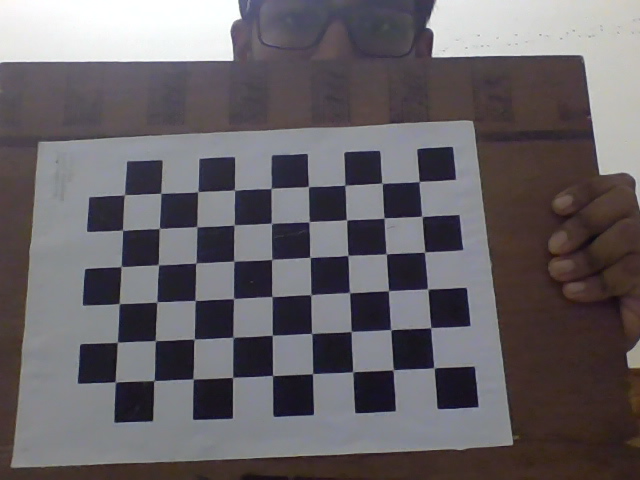
#> input picture Calibration+Distance/aruco markers/images/image0.png, 640 x 480 px, found by its file name; its folder holds only this picture in this run
$ python camera_calibaration.py
#> lines starting #> are read from the running program, lines starting #| are printed output that depends on the picture
import cv2 as cv
import os
import numpy as np

# Checker board size
CHESS_BOARD_DIM = (9, 6)

# The size of Square in the checker board.
SQUARE_SIZE = 24  # millimeters

# termination criteria
criteria = (cv.TERM_CRITERIA_EPS + cv.TERM_CRITERIA_MAX_ITER, 30, 0.001)


calib_data_path = "../calib_data"
CHECK_DIR = os.path.isdir(calib_data_path)


if not CHECK_DIR:
    os.makedirs(calib_data_path)
    print(f'"{calib_data_path}" Directory is created')

else:
    print(f'"{calib_data_path}" Directory already Exists.')

# prepare object points, like (0,0,0), (1,0,0), (2,0,0) ....,(6,5,0)
obj_3D = np.zeros((CHESS_BOARD_DIM[0] * CHESS_BOARD_DIM[1], 3), np.float32)

obj_3D[:, :2] = np.mgrid[0 : CHESS_BOARD_DIM[0], 0 : CHESS_BOARD_DIM[1]].T.reshape(
    -1, 2
)
obj_3D *= SQUARE_SIZE

# Arrays to store object points and image points from all the images.
obj_points_3D = []  # 3d point in real world space
img_points_2D = []  # 2d points in image plane.

# The images directory path
image_dir_path = "images"
files = os.listdir(image_dir_path)
print(files)
for file in files:
    imagePath = os.path.join(image_dir_path, file)
    image = cv.imread(imagePath)
#> image is the input picture: shape (480, 640, 3); mean B, G, R 102.9, 98.7, 103.4
    grayScale = cv.cvtColor(image, cv.COLOR_BGR2GRAY)
    ret, corners = cv.findChessboardCorners(image, CHESS_BOARD_DIM, None)
#> ret = True; corners = 54 rows, first 8: [434.1, 368], [391.6, 370.2], [352.6, 371.8], [312.3, 374.1], [272.9, 375.4], [232.3, 377.5], [192.8, 379], [154, 380.5]
    if ret == True:
        obj_points_3D.append(obj_3D)
        corners2 = cv.cornerSubPix(grayScale, corners, (3, 3), (-1, -1), criteria)
#> corners2 = 54 rows, first 8: [434, 367.9], [393.1, 369.9], [352.7, 371.8], [312.5, 373.6], [272.6, 375.5], [232.5, 377.5], [193.1, 378.9], [153.9, 380.5]
        img_points_2D.append(corners2)

        img = cv.drawChessboardCorners(image, CHESS_BOARD_DIM, corners2, ret)
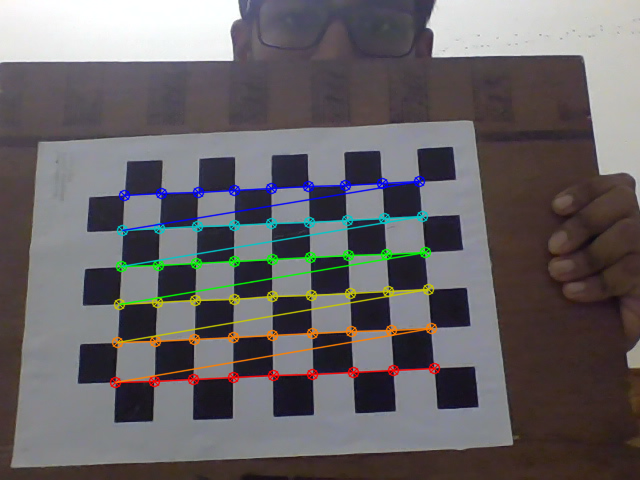
#> img: shape (480, 640, 3); mean B, G, R 102.4, 99.9, 104

cv.destroyAllWindows()
# h, w = image.shape[:2]
ret, mtx, dist, rvecs, tvecs = cv.calibrateCamera(
    obj_points_3D, img_points_2D, grayScale.shape[::-1], None, None
)
#> ret = 0.243; mtx = [[1241.4, 0, 436.3], [0, 1338.9, 202.8], [0, 0, 1]]; dist = [[0.984, -9.43, -0.0193, 0.0847, 35.9]]; rvecs = ([-0.0708, 0.827, 2.97],); tvecs = ([-2.28, 89.77, 730.4],)
print("calibrated")

print("duming the data into one files using numpy ")
np.savez(
    f"{calib_data_path}/MultiMatrix",
    camMatrix=mtx,
    distCoef=dist,
    rVector=rvecs,
    tVector=tvecs,
)

print("-------------------------------------------")

print("loading data stored using numpy savez function\n \n \n")

data = np.load(f"{calib_data_path}/MultiMatrix.npz")

camMatrix = data["camMatrix"]
distCof = data["distCoef"]
rVector = data["rVector"]
tVector = data["tVector"]

print("loaded calibration data successfully")

$ run again, on Calibration+Distance/aruco markers/images/image12.png
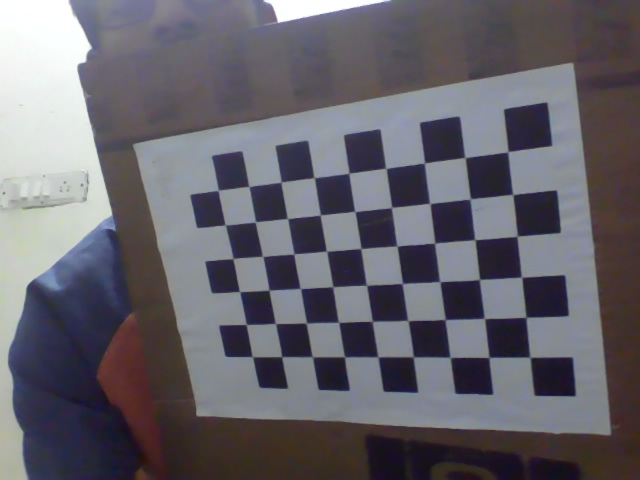
#> input picture Calibration+Distance/aruco markers/images/image12.png, 640 x 480 px, found by its file name
#> image is the input picture: shape (480, 640, 3); mean B, G, R 107.8, 99.9, 102.3
#> `grayScale = cv.cvtColor(image, cv.COLOR_BGR2GRAY)`:
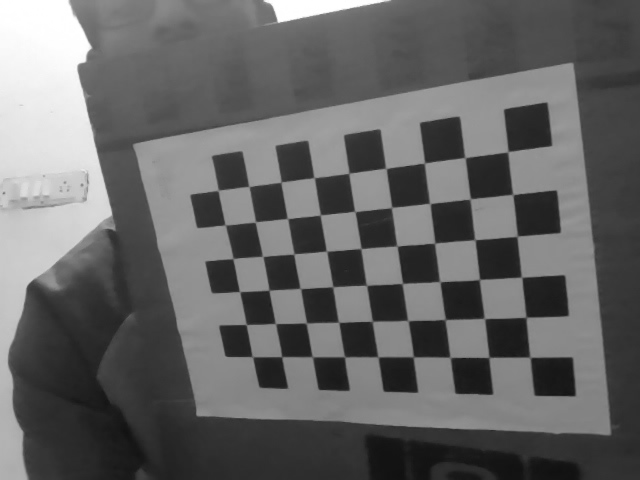
#> grayScale: shape (480, 640); min 16, max 255, mean 101.5
#> `ret, corners = cv.findChessboardCorners(image, CHESS_BOARD_DIM, None)`: ret = True; corners = 54 rows, first 8: [531.4, 357.9], [489.6, 356.6], [451.2, 358.1], [414, 356.2], [379.1, 357.5], [344.7, 356.8], [311.4, 355.8], [281.7, 356.8]
#> corners2 = 54 rows, first 8: [530.2, 357.5], [489, 357.3], [450.1, 357.5], [413.4, 356.9], [378.1, 357], [344.7, 356.9], [312.3, 356.7], [281.7, 356.7]
#> `img = cv.drawChessboardCorners(image, CHESS_BOARD_DIM, corners2, ret)`:
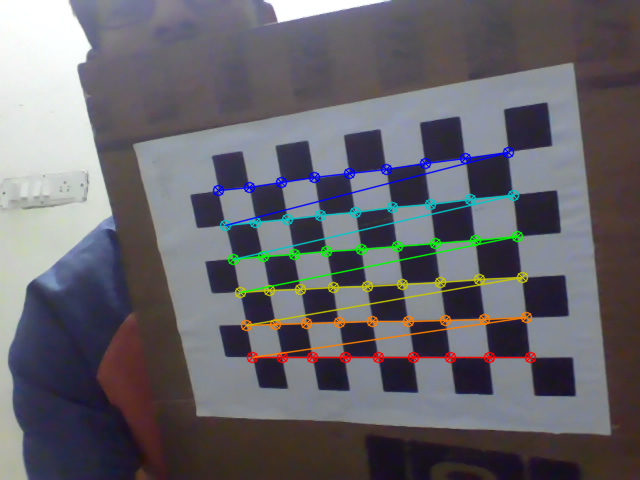
#> img: shape (480, 640, 3); mean B, G, R 107.2, 100.8, 102.7
#> `ret, mtx, dist, rvecs, tvecs = cv.calibrateCamera( obj_points_3D, img_..`: ret = 0.343; mtx = [[705, 0, 143], [0, 794.4, 184.5], [0, 0, 1]]; dist = [[0.411, -0.859, -0.00868, -0.0651, 1]]; rvecs = ([0.73, -0.437, 2.83],); tvecs = ([250.8, 96.49, 440.6],)

$ run again, on Calibration+Distance/aruco markers/images/image13.png
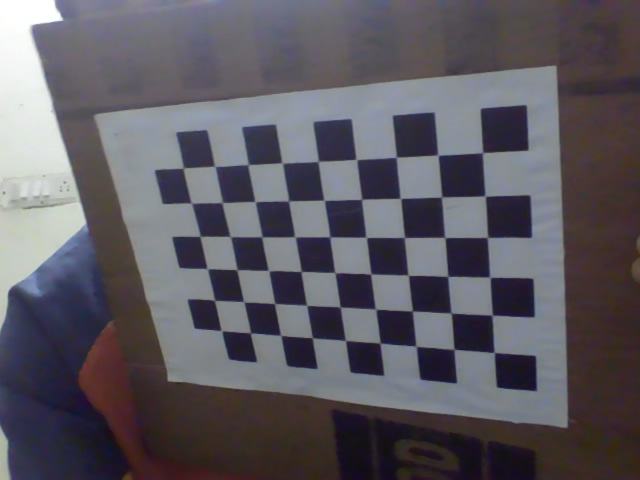
#> input picture Calibration+Distance/aruco markers/images/image13.png, 640 x 480 px, found by its file name
#> image is the input picture: shape (480, 640, 3); mean B, G, R 97.4, 89.7, 93
#> `grayScale = cv.cvtColor(image, cv.COLOR_BGR2GRAY)`:
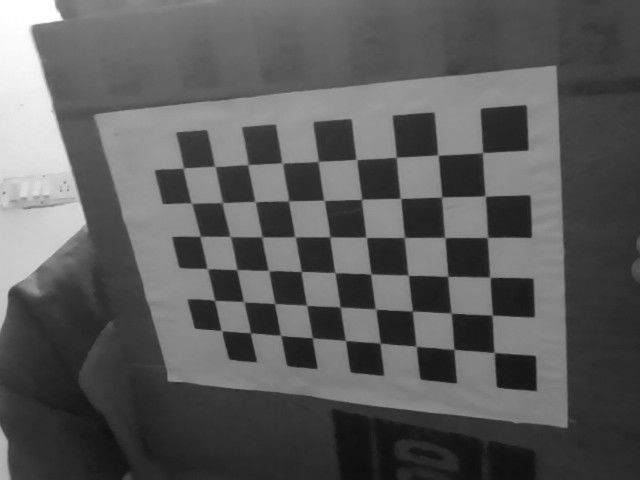
#> grayScale: shape (480, 640); min 14, max 255, mean 91.5
#> `ret, corners = cv.findChessboardCorners(image, CHESS_BOARD_DIM, None)`: ret = True; corners = 54 rows, first 8: [493.9, 352.1], [454.4, 349.2], [414, 343], [380.1, 343.4], [345.6, 340.6], [312.5, 337.7], [280.6, 335.5], [250.5, 333]
#> corners2 = 54 rows, first 8: [494.2, 352.4], [454.2, 349.2], [414, 343], [380.1, 343.3], [345.5, 340.6], [312.4, 337.7], [280.7, 335.4], [250.5, 332.9]
#> `img = cv.drawChessboardCorners(image, CHESS_BOARD_DIM, corners2, ret)`:
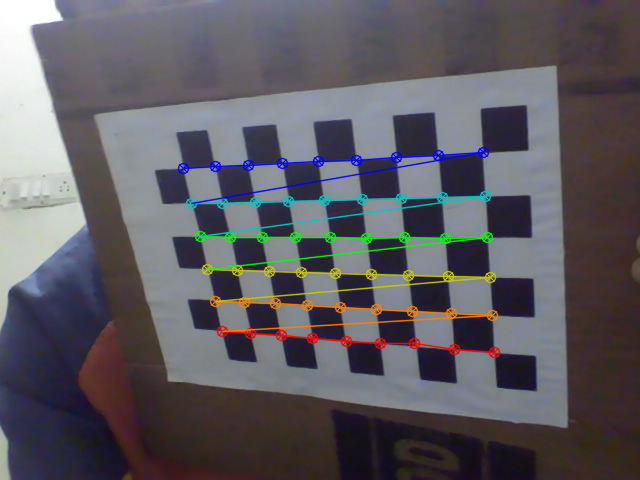
#> img: shape (480, 640, 3); mean B, G, R 96.8, 90.7, 93.4
#> `ret, mtx, dist, rvecs, tvecs = cv.calibrateCamera( obj_points_3D, img_..`: ret = 0.531; mtx = [[637.3, 0, 199.9], [0, 723.2, 162.6], [0, 0, 1]]; dist = [[0.314, -1.32, -0.00975, -0.0462, 2.51]]; rvecs = ([0.698, -0.638, 2.84],); tvecs = ([186.4, 103.7, 388.9],)

$ run again, on Calibration+Distance/aruco markers/images/image14.png
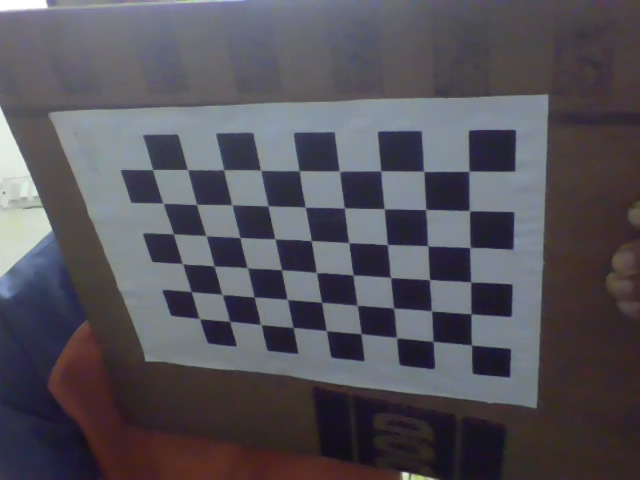
#> input picture Calibration+Distance/aruco markers/images/image14.png, 640 x 480 px, found by its file name
#> image is the input picture: shape (480, 640, 3); mean B, G, R 89.9, 82.3, 84.9
#> `grayScale = cv.cvtColor(image, cv.COLOR_BGR2GRAY)`:
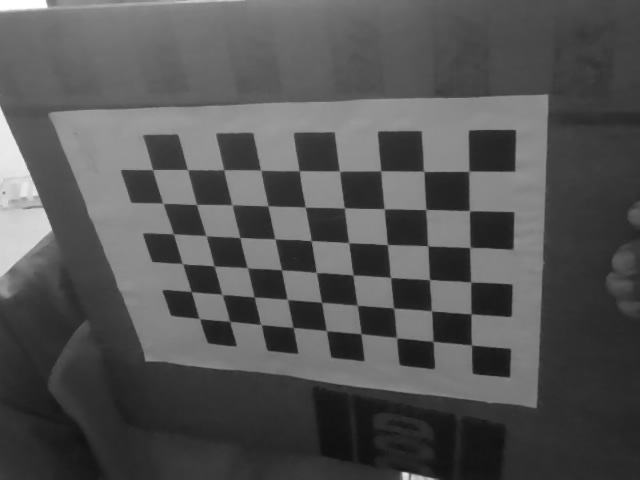
#> grayScale: shape (480, 640); min 16, max 255, mean 83.9
#> `ret, corners = cv.findChessboardCorners(image, CHESS_BOARD_DIM, None)`: ret = True; corners = 54 rows, first 8: [471.4, 345], [432.7, 341.4], [396.8, 338], [360.9, 333.8], [326.4, 330.7], [293.3, 327.4], [260.8, 324.4], [230.1, 321.6]
#> corners2 = 54 rows, first 8: [471.5, 344.9], [432.8, 341.4], [396.7, 337.8], [360.8, 333.7], [326.4, 330.7], [293.3, 327.5], [261, 324.5], [229.8, 321.5]
#> `img = cv.drawChessboardCorners(image, CHESS_BOARD_DIM, corners2, ret)`:
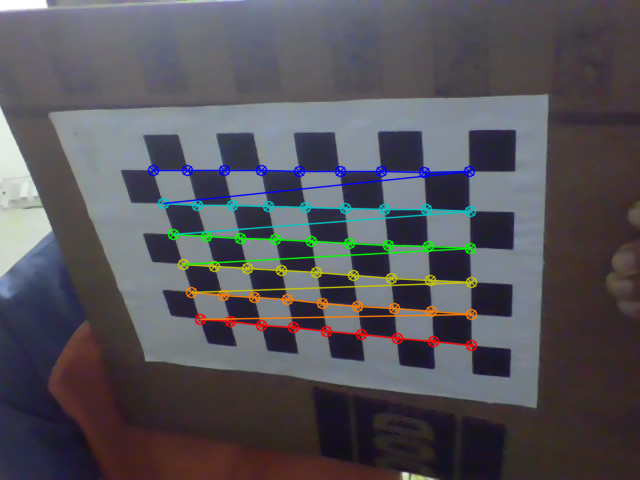
#> img: shape (480, 640, 3); mean B, G, R 89.4, 83.4, 85.4
#> `ret, mtx, dist, rvecs, tvecs = cv.calibrateCamera( obj_points_3D, img_..`: ret = 0.438; mtx = [[708.8, 0, 187.9], [0, 782.7, 196.9], [0, 0, 1]]; dist = [[0.363, -1.89, -0.0102, -0.0671, 4.56]]; rvecs = ([0.658, -0.958, 2.78],); tvecs = ([181.1, 83.43, 425.9],)

$ run again, on Calibration+Distance/aruco markers/images/image1.png
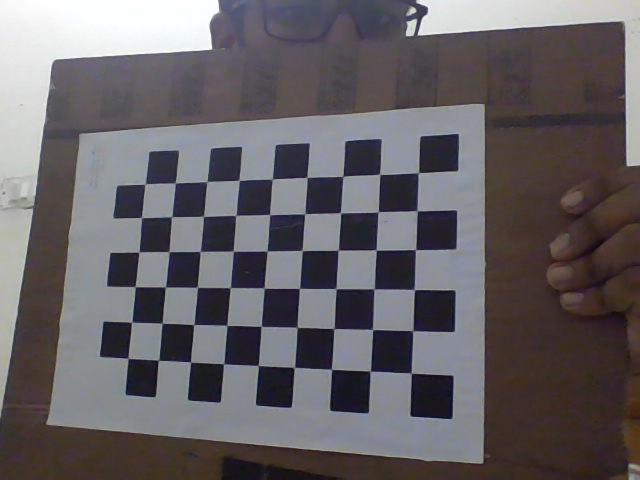
#> input picture Calibration+Distance/aruco markers/images/image1.png, 640 x 480 px, found by its file name
#> image is the input picture: shape (480, 640, 3); mean B, G, R 101.2, 97.6, 101.7
#> `ret, corners = cv.findChessboardCorners(image, CHESS_BOARD_DIM, None)`: ret = True; corners = 54 rows, first 8: [411.4, 373.6], [369.6, 371.7], [331.5, 369.7], [293.6, 368], [257.9, 365.5], [223.5, 363.8], [190.5, 362], [158.2, 360.5]
#> corners2 = 54 rows, first 8: [411.2, 373.3], [370.1, 371.2], [331.5, 369.5], [294.2, 367.6], [258.1, 365.6], [223.5, 363.8], [190.5, 362], [158.4, 360.3]
#> `img = cv.drawChessboardCorners(image, CHESS_BOARD_DIM, corners2, ret)`:
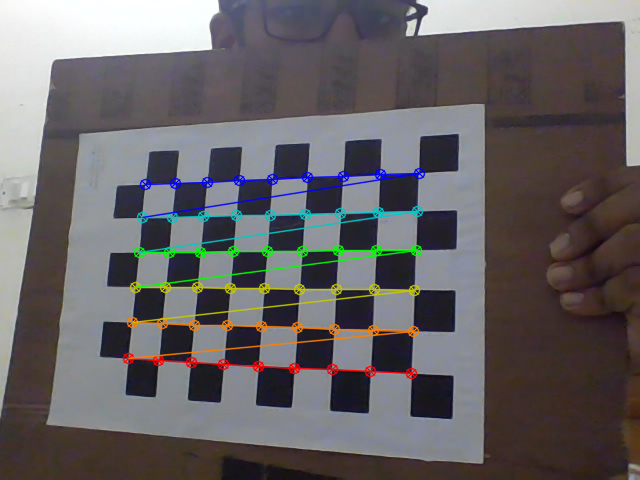
#> img: shape (480, 640, 3); mean B, G, R 100.6, 98.6, 102.1
#> `ret, mtx, dist, rvecs, tvecs = cv.calibrateCamera( obj_points_3D, img_..`: ret = 0.302; mtx = [[829.3, 0, 515.2], [0, 717.8, 189.3], [0, 0, 1]]; dist = [[0.457, -0.842, -0.0155, 0.0693, 0.7]]; rvecs = ([-0.545, -0.281, -3.09],); tvecs = ([-54.67, 107.8, 420.2],)
